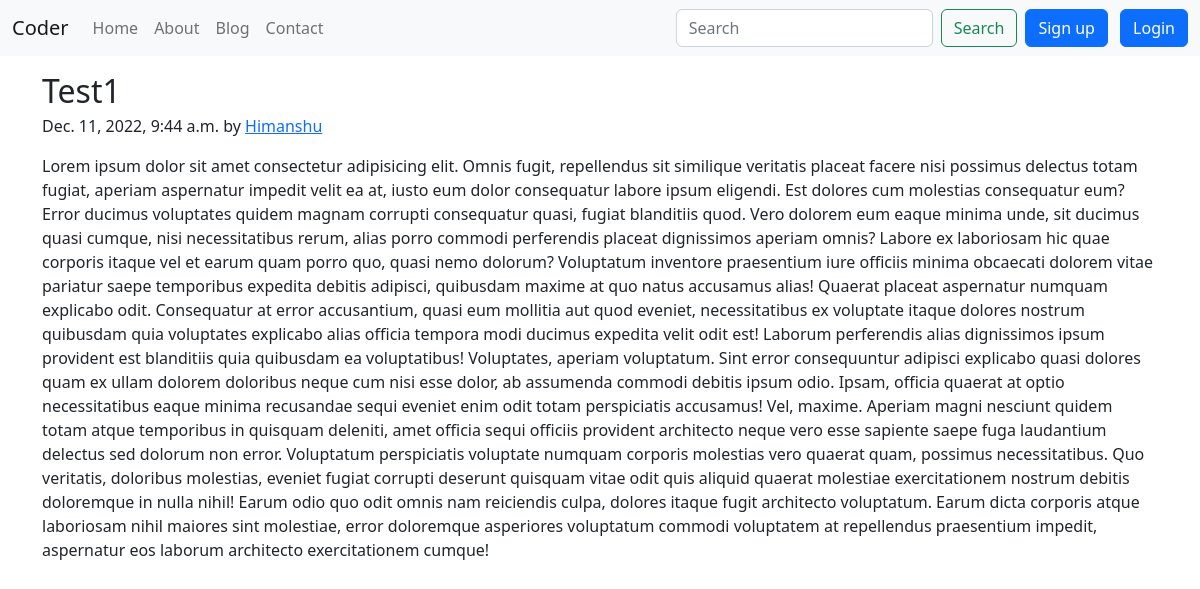
/blog/first-post, run on the app's committed database.
### blog/models.py (models this page shows, shortened)
class Post(models.Model):
    sno = models.AutoField(primary_key=True)
    title = models.CharField(max_length=50)
    content = models.TextField()
    author = models.CharField(max_length=50)
    slug = models.CharField(max_length=50)
    timestamp = models.DateTimeField(auto_now_add=False)

### blog/views.py (the view)
# urls.py: path('<str:slug>', views.blogPost, name='blogPost'),
def blogPost(request, slug):
    post = Post.objects.filter(slug = slug).first()
    context = {'post' : post}
    return render(request, 'blog/blogpost.html', context)

### templates/blog/blogpost.html (shortened to what this page needs)
{% extends 'base.html' %}
{% block body %}
<div class="container my-3">
    <article class="blog-post">
        <h2 class="blog-post-title mb-1">{{post.title}}</h2>
        <p class="blog-post-meta">{{post.timestamp}} by <a href="/about">{{post.author}}</a></p>
        <p> {{post.content}}</p>
</div>
{% endblock body %}

### data on the page
Post: title "Test1", timestamp "Dec. 11, 2022, 9:44 a.m.", author "Himanshu", content "Lorem ipsum dolor sit amet consectetur adipisicing elit. Omnis fugit, repellendus sit similique veritatis placeat facere nisi possimus delectus totam fugiat, aperiam aspernatur impedit velit ea at, iusto eum dolor consequatur labore ipsum eligendi. Est dolores cum molestias consequatur eum? Error ducimus voluptates quidem magnam corrupti consequatur quasi, fugiat blanditiis quod. Vero dolorem eum eaque minima unde, sit ducimus quasi cumque, nisi necessitatibus rerum, alias porro commodi perferendis placeat dignissimos aperiam omnis? Labore ex laboriosam hic quae corporis itaque vel et earum quam porro quo, quasi nemo dolorum? Voluptatum inventore praesentium iure officiis minima obcaecati…"
